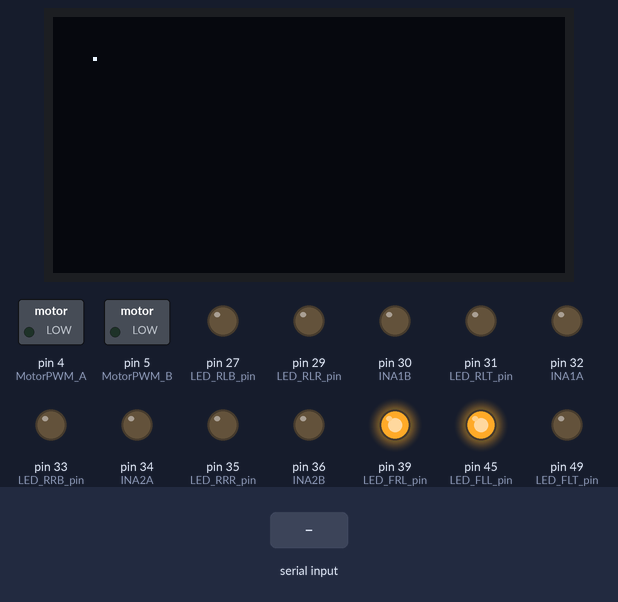
Recording of a sketch running on a simulated Arduino Mega 2560, built with avr-gcc and run on an emulated ATmega2560. Parts: 128×64 one-colour display, switched loads named in the sketch (green lamp = pin HIGH), output pins drawn as LEDs (lit = HIGH). The test bench sets the inputs (shaded band). The display library's start-up logo is not drawn; what the sketch prints to the serial monitor is not drawn.

Above: at 3.2 s.
3.3 s: "Break" received over the second serial link
At 4.8 s:
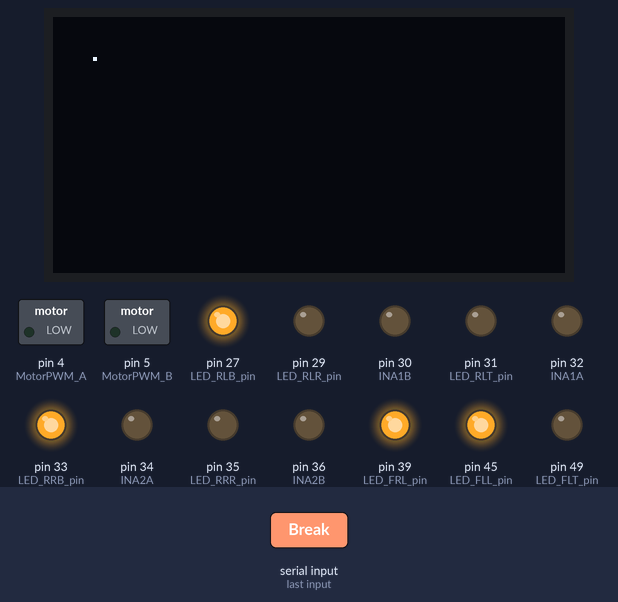
5.8 s: "Forward" received over the second serial link
At 7.9 s:
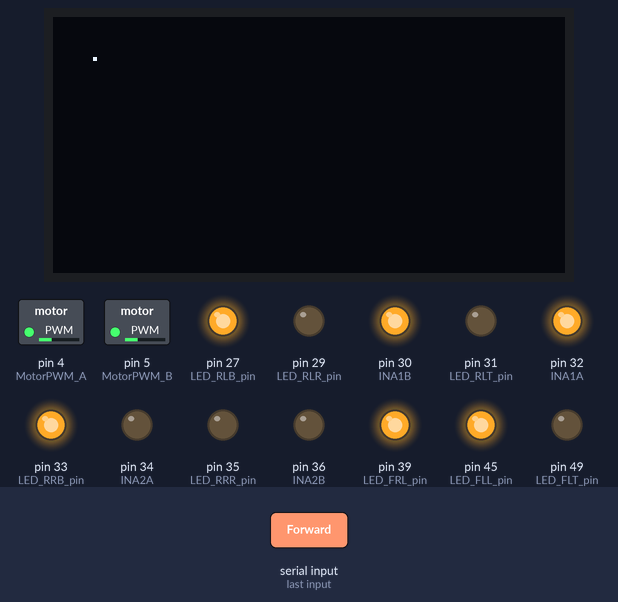
At 9.8 s:
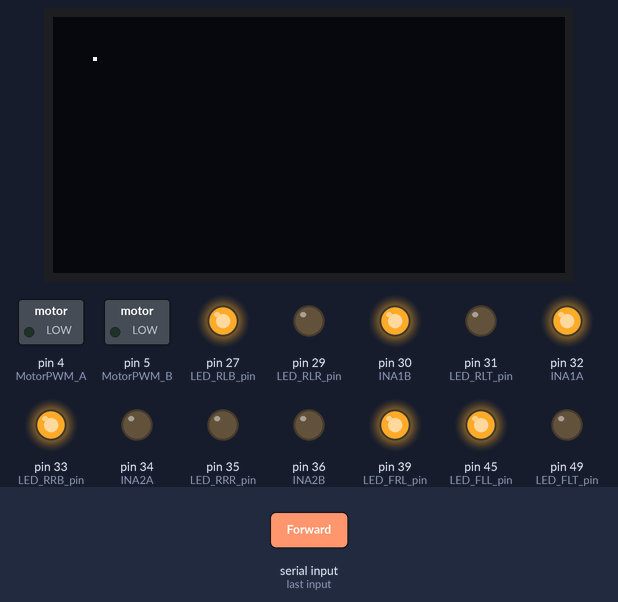
Timing chart, 0 to 17.3 s (numbered marks = the images above; inputs shaded):
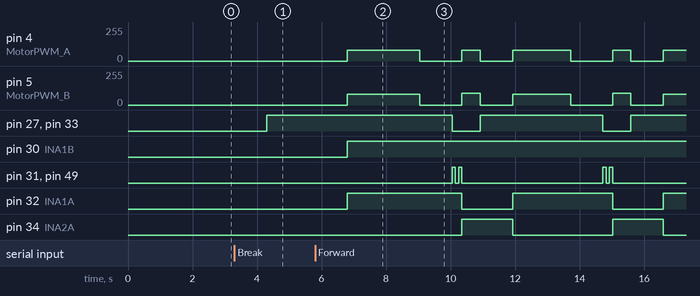

Measured:
- after the input at 3.3 s, pin 27 (LED_RLB_pin), pin 33 (LED_RRB_pin): LOW → HIGH after 1.0 s
- after the input at 5.8 s, pin 4 (MotorPWM_A): 0/255 → 80/255 after 1.0 s, → 0/255 2.3 s later, → 80/255 1.3 s later, → 0/255 0.57 s later, … (9 changes in this stretch); pin 5 (MotorPWM_B): 0/255 → 80/255 after 1.0 s, → 0/255 2.3 s later, → 90/255 1.3 s later, → 0/255 0.57 s later, … (9 changes in this stretch)

The sketch:

Project_1.ino
```cpp
//************************************************************
// Project One: Drive in a Square
// File: Project_1.ino
// Purpose: Program robot car to drive in a square, hit every corner
// Group 5: Elena Raner Audrey
//************************************************************
// Libraries
#include <SPI.h>
#include <Wire.h>
#include <Adafruit_GFX.h>
#include <Adafruit_SSD1306.h>

// PWM for Left and Right Motors
#define MotorPWM_A 4 // left - A
#define MotorPWM_B 5 // right - B
// Left Motor Rotation Pins
#define INA1A 32
#define INA2A 34
// Right Motor Rotation pins
#define INA1B 30
#define INA2B 36

// OLED Definitiosn
#define SCREEN_WIDTH 128 // Width in px
#define SCREEN_HEIGHT 64 // Height in px
#define LOGO_WIDTH  32
#define LOGO_HEIGHT 32
#define OLED_RESET -1
#define SCREEN_ADDRESS 0x3C

// Car Light Definitions
#define LED_FLT_pin	49	// Front Left turning LED blinking -- yellow exterior - yellow wire
#define LED_FLH_pin	47	// Front Left Highbeam LED -- White interior-- white wire
#define LED_FLL_pin	45	// Front Left Lowbeam LED  -- White center -- red wire
#define LED_FRT_pin	43	// Front Right turning LED blinking -- yellow exterior - yellow wire
#define LED_FRH_pin	41	// Front Right Highbeam LED -- White interior -- white wire
#define LED_FRL_pin	39	//Front Right Lowbeam LED  -- White center -- red wire
#define LED_RRT_pin	37	// Rear Right turning LED blinking -- yellow exterior -- yellow wire
#define LED_RRR_pin	35	// Rear Right Reverse LED -- White interior -- white wire
#define LED_RRB_pin	33	// Rear Right Brake LED  -- Red center -- red wire
#define LED_RLT_pin	31	// Rear Left turning LED blinking -- yellow exterior -- yellow wire
#define LED_RLR_pin	29	// Rear Left Reverse LED -- White interior -- white wire
#define LED_RLB_pin	27	// Rear Left Brake LED  -- Red center -- red wire

// OLED Instance
Adafruit_SSD1306 display(SCREEN_WIDTH, SCREEN_HEIGHT, &Wire, OLED_RESET);

// Global speed and turn variables
int speed = 80; // speed
int duration_ms = 570; // duration of turn
int j = 0;

// Global distance we want car to travel
float feet = 2.25;

// OLED Timer
unsigned long timerStart = 0;
bool timerRunning = false;
int timerValue = 0;   // seconds


// ARRAY OF LIGHT PINS
int LED_pins[] = {LED_FLT_pin, LED_FLH_pin, LED_FLL_pin,
                LED_FRT_pin, LED_FRH_pin, LED_FRL_pin,
                LED_RRT_pin, LED_RRR_pin, LED_RRB_pin,
                LED_RLT_pin, LED_RLR_pin, LED_RLB_pin};

//************************************************************
// Method: setup
// Input: NONE
// Description: Initialize bluetooth on Serial2
//    set pins for motors and encoders
//
//************************************************************
void setup() {
  // Initialize OLED SCREEN
  if (!display.begin(SSD1306_SWITCHCAPVCC, SCREEN_ADDRESS)){
    for(;;);
  }

  // Initialize BLUETOOTH
  Serial.begin(9600);
  Serial2.begin(38400);
  Serial.println("Serial2 initialized at 38400 baud.");

  // Turn all lights off
  for (int i = 0; i < 12; i++) {
    pinMode(LED_pins[i], OUTPUT);
    digitalWrite(LED_pins[i], LOW); // start OFF
  }

  // Finalize OLED
  display.display();
  delay(2000);
  display.clearDisplay();
  display.drawPixel(10,10, SSD1306_WHITE);
  display.display();

  // Initialize Motors
    pinMode(MotorPWM_A, OUTPUT);
    pinMode(MotorPWM_B, OUTPUT);
    pinMode(INA1A, OUTPUT);
    pinMode(INA2A, OUTPUT);
    pinMode(INA1B, OUTPUT);
    pinMode(INA2B, OUTPUT);

    // Normal on lights (just lowbeams)
    digitalWrite(LED_FLL_pin, HIGH);
    digitalWrite(LED_FRL_pin, HIGH);

}

//************************************************************
// Method: loop
// Input: NONE
// Description: run the bluetooth_commands() function
//   to take bluetooth input whenever it is sent
//
//************************************************************
void loop() {
  bluetooth_commands();
}


//************************************************************
// Method: bluetooth_commands()
// Input: Serial2 Bluetooth Input from Phone
// Description: Read string command sent from DSD on iPhone
//   Command list:
//    Break - Breaks and turns on break lights
//    Forward - Turns forward and to the left four times
//************************************************************
void bluetooth_commands(){
  // If bluetooth available
  if (Serial2.available()){
    // Read string command from input
    String cmd = Serial2.readString(); // Reads until newline character
    cmd.trim(); // Removes any trailing whitespace
    // COMMANDS
    if (cmd == "Break"){   // Breaks
      breaks();
    }
    if (cmd == "Forward"){  // Forward command for completing our specific square task
      // Start timer in the background
      startTimer();
      // For loop calls the go_forward function for each line of the square
      for(j = 0; j < 4; j++){
        go_forward(); // turn_left is embedded into the function
      }
      stopTimer();
      displayTimer();   // Shows final time
      display.display();
      delay(10000); // display final timer for at least ten seconds
      timerValue = 0;
    }
  }
}

//************************************************************
// Method: breaks()
// Input: Serial2 Bluetooth Input from Phone
// Description: Break the car
//************************************************************
void breaks(){
  digitalWrite(LED_RRB_pin, HIGH);
  digitalWrite(LED_RLB_pin, HIGH);
  analogWrite(MotorPWM_A, 0);
  analogWrite(MotorPWM_B, 0);
}

//************************************************************
// Method: go_forward()
// Input: NONE
// Description: Travel forward however many feet are specified
// at the specified speed, then call breaks() and turn_Left()
// functions
//************************************************************
void go_forward(){
  // On second iteration begin traveling less
  if (j == 1){
    feet = 1.8;
  }
  // Set the speed for both motors using global speed
  analogWrite(MotorPWM_A, speed);
  analogWrite(MotorPWM_B, speed);

  // Both motors move forward
  digitalWrite(INA1A, HIGH);
  digitalWrite(INA2A, LOW);
  digitalWrite(INA1B, HIGH);
  digitalWrite(INA2B, LOW);

  // Calculate time to run
  unsigned long duration = feet * 1000;  // milliseconds per foot
  delay(duration);
  // Stop motors
  breaks();
  // Wait before turn
  delay(1000);
  // Turn break lights off
  digitalWrite(LED_RRB_pin, LOW);
  digitalWrite(LED_RLB_pin, LOW);
  // call turn_left() function
  turn_left();

}

//************************************************************
// Method: turn_left()
// Input: NONE
// Description: Function that turns the car to the left and also
// puts on the cars blinker
//************************************************************
void turn_left(){
  // Set speed of the right motor a little higher than the left
  int rightspeed = 90;

  // Blinker
  digitalWrite(LED_FLT_pin, HIGH);
  digitalWrite(LED_RLT_pin, HIGH);
  delay(100);
  digitalWrite(LED_FLT_pin, LOW);
  digitalWrite(LED_RLT_pin, LOW);
  delay(100);
  digitalWrite(LED_FLT_pin, HIGH);
  digitalWrite(LED_RLT_pin, HIGH);
  delay(100);
  digitalWrite(LED_FLT_pin, LOW);
  digitalWrite(LED_RLT_pin, LOW);

  // Left motor backward
  analogWrite(MotorPWM_A, speed);
  digitalWrite(INA1A, LOW);
  digitalWrite(INA2A, HIGH);

  // Right motor forward
  analogWrite(MotorPWM_B, rightspeed);
  digitalWrite(INA1B, HIGH);
  digitalWrite(INA2B, LOW);

  delay(duration_ms); // turn duration adjustment

  // Stop both motors
  breaks();
  delay(1000);

  // Turn OFF blinkers
  digitalWrite(LED_FLT_pin, LOW);
  digitalWrite(LED_RLT_pin, LOW);
}

//************************************************************
// Method: displayTimer()
// Input: NONE
// Description: Display timer after car finishes its run
//************************************************************
void displayTimer() {
    // Draw big timer under first line
    display.setTextSize(3);
    display.setTextColor(SSD1306_WHITE);
    display.setCursor(0, 16);    // Under first line
    display.print(timerValue);
}

//************************************************************
// Method: stopTimer()
// Input: NONE
// Description: Stop the timer for how long it takes the car
// to finish its run
//************************************************************
void stopTimer() {
    timerRunning = false;
    timerValue = (millis() - timerStart) / 1000;  // store elapsed seconds
}

//************************************************************
// Method: startTimer()
// Input: NONE
// Description:  Start the timer for how long it takes the car
// to finish its run
//************************************************************
void startTimer() {
    timerStart = millis();
    timerValue = 0;
    timerRunning = true;
}
```
